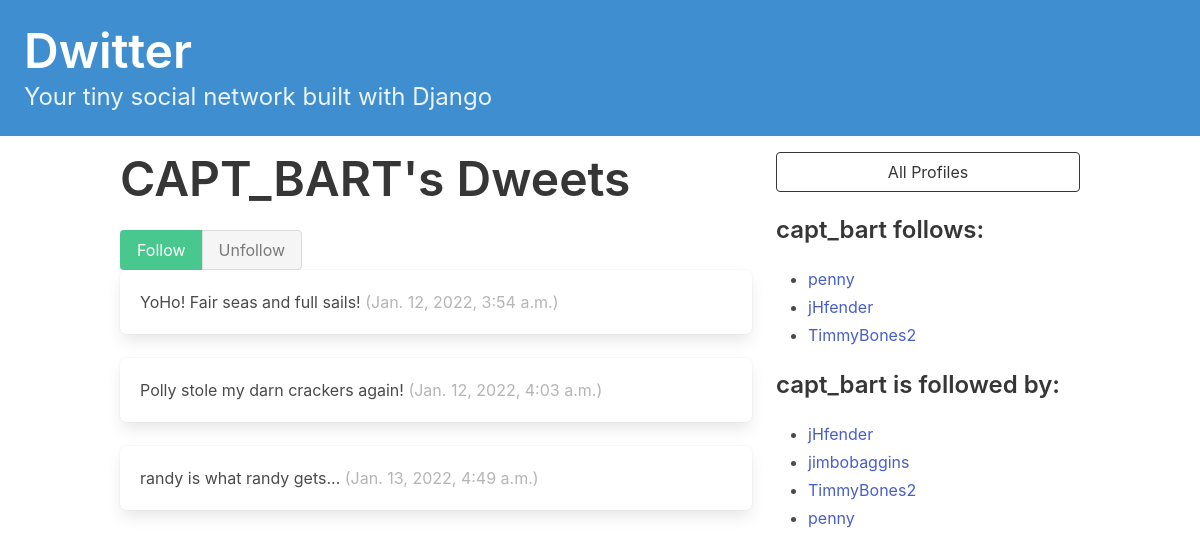
/profile/2, run on an earlier commit of the app's database.
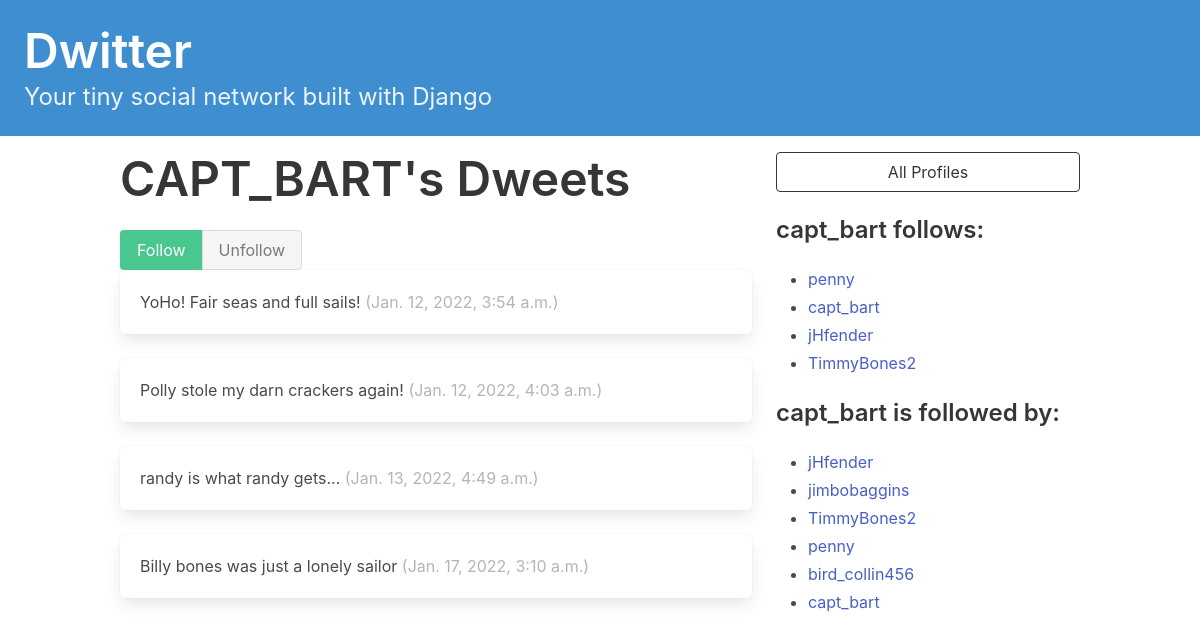
And on a later commit of the database.
### dwitter/models.py (models this page shows, shortened)
class Dweet(models.Model):
    user = models.ForeignKey(
        User, related_name="dweets", on_delete=models.DO_NOTHING
    )
    body = models.CharField(max_length=140)
    created_at = models.DateTimeField(auto_now_add=True)

class Profile(models.Model):
    user = models.OneToOneField(User, on_delete=models.CASCADE)
    follows = models.ManyToManyField(
        "self", related_name="followed_by", symmetrical=False,
        blank=True
    )
    def __str__(self):
        return self.user.username

### dwitter/views.py (the view, shortened to what this page needs)
# urls.py: path("profile/<int:pk>", profile, name="profile"),
def profile(request, pk):
    profile = Profile.objects.get(pk=pk)
    return render(request, "dwitter/profile.html", {"profile": profile})

### dwitter/templates/dwitter/profile.html (shortened to what this page needs)
{% extends 'base.html' %}
{% block content %}
<div class="column">
    <div class="block">
    <h1 class="title is-1">
        {{profile.user.username|upper}}'s Dweets
    </h1>
    </div>
    <form method="post">
      <div class="buttons has-addons">
      {% if profile in user.profile.follows.all %}
          <button class="button is-success is-static">Follow</button>
          <button class="button is-danger" name="follow" value="unfollow">
            Unfollow
          </button>
      {% else %}
          <button class="button is-success" name="follow" value="follow">
            Follow
          </button>
          <button class="button is-danger is-static">Unfollow</button>
      {% endif %}
      </div>
    </form>
    <div class="content">
      {% for dweet in profile.user.dweets.all %}
        <div class="box">
          {{ dweet.body }}
          <span class="is-small has-text-grey-light">
            ({{ dweet.created_at }})
          </span>
        </div>
      {% endfor %}
    </div>
</div>
<div class="column is-one-third">
    <div class="block">
        <a href="{% url 'dwitter:profile_list' %}">
            <button class="button is-dark is-outlined is-fullwidth">
                All Profiles
            </button>
        </a>
    </div>
    <div class="block">
        <h3 class="title is-4">
            {{profile.user.username}} follows:
        </h3>
        <div class="content">
            <ul>
            {% for following in profile.follows.all %}
                <li>
                    <a href="{% url 'dwitter:profile' following.id %}">
                        {{ following }}
                    </a>
                </li>
            {% endfor %}
            </ul>
        </div>
    </div>
    <div class="block">
        <h3 class="title is-4">
            {{profile.user.username}} is followed by:
        </h3>
        <div class="content">
            <ul>
            {% for follower in profile.followed_by.all %}
                <li>
                    <a href="{% url 'dwitter:profile' follower.id %}">
                        {{ follower }}
                    </a>
                </li>
            {% endfor %}
            </ul>
        </div>
    </div>
</div>
{% endblock content %}

What changed in the data, as far as the page shows it:
now on one of the page's lists (row unchanged): Profile: user.username "capt_bart"
added Dweet: body "Billy bones was just a lonely sailor", created_at "Jan. 17, 2022, 3:10 a.m."
added Profile: user.username "bird_collin456", shown under "capt_bart is followed by:"
